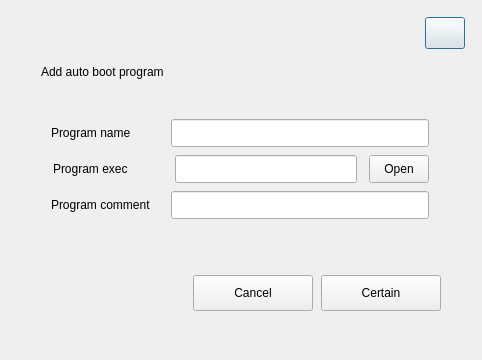
<?xml version="1.0" encoding="UTF-8"?>
<ui version="4.0">
 <class>AddAutoBoot</class>
 <widget class="QDialog" name="AddAutoBoot">
  <property name="geometry">
   <rect>
    <x>0</x>
    <y>0</y>
    <width>482</width>
    <height>360</height>
   </rect>
  </property>
  <property name="minimumSize">
   <size>
    <width>430</width>
    <height>360</height>
   </size>
  </property>
  <property name="maximumSize">
   <size>
    <width>482</width>
    <height>360</height>
   </size>
  </property>
  <property name="windowTitle">
   <string>Add AutoBoot</string>
  </property>
  <layout class="QVBoxLayout" name="verticalLayout_2">
   <property name="spacing">
    <number>0</number>
   </property>
   <property name="leftMargin">
    <number>9</number>
   </property>
   <property name="topMargin">
    <number>9</number>
   </property>
   <property name="rightMargin">
    <number>9</number>
   </property>
   <property name="bottomMargin">
    <number>9</number>
   </property>
   <item>
    <widget class="QFrame" name="frame">
     <property name="minimumSize">
      <size>
       <width>0</width>
       <height>90</height>
      </size>
     </property>
     <property name="frameShape">
      <enum>QFrame::NoFrame</enum>
     </property>
     <property name="frameShadow">
      <enum>QFrame::Raised</enum>
     </property>
     <layout class="QVBoxLayout" name="verticalLayout_4">
      <property name="spacing">
       <number>0</number>
      </property>
      <property name="leftMargin">
       <number>0</number>
      </property>
      <property name="topMargin">
       <number>0</number>
      </property>
      <property name="rightMargin">
       <number>0</number>
      </property>
      <property name="bottomMargin">
       <number>0</number>
      </property>
      <item>
       <layout class="QVBoxLayout" name="verticalLayout_3">
        <property name="spacing">
         <number>0</number>
        </property>
        <property name="bottomMargin">
         <number>0</number>
        </property>
        <item>
         <layout class="QHBoxLayout" name="horizontalLayout_5">
          <property name="topMargin">
           <number>8</number>
          </property>
          <property name="rightMargin">
           <number>8</number>
          </property>
          <item>
           <spacer name="horizontalSpacer_6">
            <property name="orientation">
             <enum>Qt::Horizontal</enum>
            </property>
            <property name="sizeHint" stdset="0">
             <size>
              <width>40</width>
              <height>20</height>
             </size>
            </property>
           </spacer>
          </item>
          <item>
           <widget class="QPushButton" name="closeBtn">
            <property name="minimumSize">
             <size>
              <width>32</width>
              <height>32</height>
             </size>
            </property>
            <property name="maximumSize">
             <size>
              <width>48</width>
              <height>32</height>
             </size>
            </property>
            <property name="text">
             <string/>
            </property>
           </widget>
          </item>
         </layout>
        </item>
        <item>
         <layout class="QVBoxLayout" name="verticalLayout_5">
          <property name="spacing">
           <number>8</number>
          </property>
          <property name="leftMargin">
           <number>32</number>
          </property>
          <property name="topMargin">
           <number>16</number>
          </property>
          <property name="rightMargin">
           <number>32</number>
          </property>
          <property name="bottomMargin">
           <number>32</number>
          </property>
          <item>
           <widget class="QLabel" name="titleLabel">
            <property name="sizePolicy">
             <sizepolicy hsizetype="Fixed" vsizetype="Fixed">
              <horstretch>0</horstretch>
              <verstretch>0</verstretch>
             </sizepolicy>
            </property>
            <property name="text">
             <string>Add auto boot program</string>
            </property>
           </widget>
          </item>
          <item>
           <spacer name="verticalSpacer_2">
            <property name="orientation">
             <enum>Qt::Vertical</enum>
            </property>
            <property name="sizeType">
             <enum>QSizePolicy::Fixed</enum>
            </property>
            <property name="sizeHint" stdset="0">
             <size>
              <width>20</width>
              <height>32</height>
             </size>
            </property>
           </spacer>
          </item>
          <item>
           <layout class="QHBoxLayout" name="horizontalLayout_6">
            <property name="spacing">
             <number>0</number>
            </property>
            <item>
             <widget class="QLabel" name="label">
              <property name="sizePolicy">
               <sizepolicy hsizetype="Fixed" vsizetype="Fixed">
                <horstretch>0</horstretch>
                <verstretch>0</verstretch>
               </sizepolicy>
              </property>
              <property name="minimumSize">
               <size>
                <width>110</width>
                <height>0</height>
               </size>
              </property>
              <property name="maximumSize">
               <size>
                <width>110</width>
                <height>16777215</height>
               </size>
              </property>
              <property name="text">
               <string>Program name</string>
              </property>
              <property name="scaledContents">
               <bool>true</bool>
              </property>
             </widget>
            </item>
            <item>
             <widget class="QLineEdit" name="nameLineEdit">
              <property name="minimumSize">
               <size>
                <width>258</width>
                <height>28</height>
               </size>
              </property>
              <property name="maximumSize">
               <size>
                <width>258</width>
                <height>28</height>
               </size>
              </property>
             </widget>
            </item>
           </layout>
          </item>
          <item>
           <layout class="QHBoxLayout" name="horizontalLayout_7">
            <property name="spacing">
             <number>0</number>
            </property>
            <item>
             <widget class="QLabel" name="label_2">
              <property name="sizePolicy">
               <sizepolicy hsizetype="Fixed" vsizetype="Fixed">
                <horstretch>0</horstretch>
                <verstretch>0</verstretch>
               </sizepolicy>
              </property>
              <property name="minimumSize">
               <size>
                <width>110</width>
                <height>0</height>
               </size>
              </property>
              <property name="maximumSize">
               <size>
                <width>110</width>
                <height>16777215</height>
               </size>
              </property>
              <property name="text">
               <string>Program exec</string>
              </property>
              <property name="scaledContents">
               <bool>true</bool>
              </property>
             </widget>
            </item>
            <item>
             <widget class="QLineEdit" name="execLineEdit">
              <property name="minimumSize">
               <size>
                <width>182</width>
                <height>28</height>
               </size>
              </property>
              <property name="maximumSize">
               <size>
                <width>182</width>
                <height>28</height>
               </size>
              </property>
             </widget>
            </item>
            <item>
             <widget class="QPushButton" name="openBtn">
              <property name="minimumSize">
               <size>
                <width>60</width>
                <height>28</height>
               </size>
              </property>
              <property name="maximumSize">
               <size>
                <width>60</width>
                <height>28</height>
               </size>
              </property>
              <property name="text">
               <string>Open</string>
              </property>
             </widget>
            </item>
           </layout>
          </item>
          <item>
           <layout class="QHBoxLayout" name="horizontalLayout_2">
            <property name="spacing">
             <number>0</number>
            </property>
            <item>
             <widget class="QLabel" name="label_3">
              <property name="sizePolicy">
               <sizepolicy hsizetype="Fixed" vsizetype="Fixed">
                <horstretch>0</horstretch>
                <verstretch>0</verstretch>
               </sizepolicy>
              </property>
              <property name="minimumSize">
               <size>
                <width>110</width>
                <height>0</height>
               </size>
              </property>
              <property name="maximumSize">
               <size>
                <width>110</width>
                <height>16777215</height>
               </size>
              </property>
              <property name="text">
               <string>Program comment</string>
              </property>
              <property name="scaledContents">
               <bool>true</bool>
              </property>
             </widget>
            </item>
            <item>
             <widget class="QLineEdit" name="commentLineEdit">
              <property name="minimumSize">
               <size>
                <width>258</width>
                <height>28</height>
               </size>
              </property>
              <property name="maximumSize">
               <size>
                <width>258</width>
                <height>28</height>
               </size>
              </property>
             </widget>
            </item>
           </layout>
          </item>
          <item>
           <spacer name="verticalSpacer">
            <property name="orientation">
             <enum>Qt::Vertical</enum>
            </property>
            <property name="sizeType">
             <enum>QSizePolicy::Fixed</enum>
            </property>
            <property name="sizeHint" stdset="0">
             <size>
              <width>20</width>
              <height>48</height>
             </size>
            </property>
           </spacer>
          </item>
          <item>
           <layout class="QHBoxLayout" name="horizontalLayout_3">
            <item>
             <spacer name="horizontalSpacer">
              <property name="orientation">
               <enum>Qt::Horizontal</enum>
              </property>
              <property name="sizeHint" stdset="0">
               <size>
                <width>40</width>
                <height>20</height>
               </size>
              </property>
             </spacer>
            </item>
            <item>
             <widget class="QPushButton" name="cancelBtn">
              <property name="minimumSize">
               <size>
                <width>120</width>
                <height>36</height>
               </size>
              </property>
              <property name="maximumSize">
               <size>
                <width>120</width>
                <height>36</height>
               </size>
              </property>
              <property name="text">
               <string>Cancel</string>
              </property>
              <property name="autoDefault">
               <bool>true</bool>
              </property>
              <property name="flat">
               <bool>false</bool>
              </property>
             </widget>
            </item>
            <item>
             <widget class="QPushButton" name="certainBtn">
              <property name="minimumSize">
               <size>
                <width>120</width>
                <height>36</height>
               </size>
              </property>
              <property name="maximumSize">
               <size>
                <width>120</width>
                <height>36</height>
               </size>
              </property>
              <property name="text">
               <string>Certain</string>
              </property>
             </widget>
            </item>
           </layout>
          </item>
          <item>
           <spacer name="verticalSpacer_3">
            <property name="orientation">
             <enum>Qt::Vertical</enum>
            </property>
            <property name="sizeHint" stdset="0">
             <size>
              <width>20</width>
              <height>40</height>
             </size>
            </property>
           </spacer>
          </item>
         </layout>
        </item>
       </layout>
      </item>
     </layout>
    </widget>
   </item>
  </layout>
 </widget>
 <resources/>
 <connections/>
</ui>
